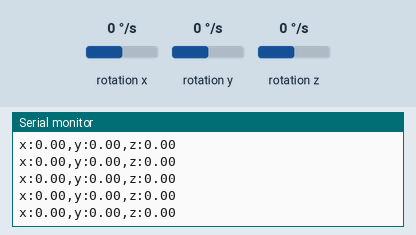
The sketch below on a simulated Arduino Nano 33 IoT. Parts: the last lines printed to the serial monitor. The inputs (shaded band) are chosen by the test bench; at power-on: rotation x 0 °/s, rotation y 0 °/s, rotation z 0 °/s. WiFi joins after 1.5 s; servers stay silent unless stated.

Above: at 2.7 s.
2.8 s: rotation x set to -192 °/s
At 3.79 s:
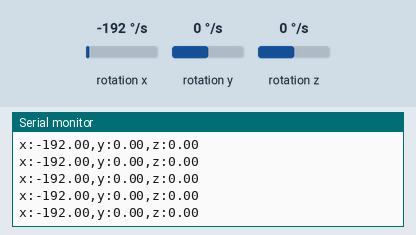
4.3 s: rotation y set to -192 °/s
At 5.1 s:
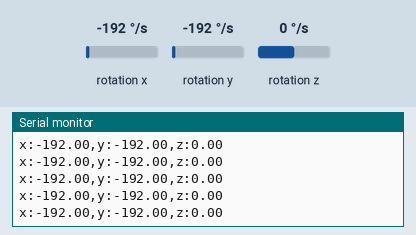
5.8 s: rotation z set to -192 °/s
At 6.14 s:
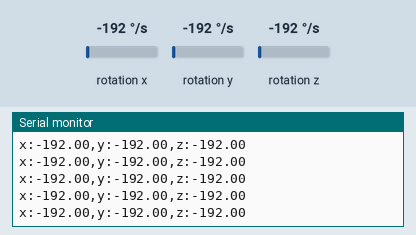

Measured:
- after the input at 2.8 s, the serial monitor: prints a new line at once (image 1)
- after the input at 4.3 s, the serial monitor: prints a new line at once (image 2)
- after the input at 5.8 s, the serial monitor: prints a new line at once (image 3)

The sketch:

wifi_arduino.ino
```cpp
#include <WiFi.h>
#include <Arduino_LSM6DS3.h>
void setup() {
  // Initialize serial port
  Serial.begin(115200);
  while (!Serial);

  // Connect to WiFi network
  WiFi.begin("store", "cody1318");
  while (WiFi.status() != WL_CONNECTED) {
    delay(1000);
    Serial.println("Connecting to WiFi...");
  }

  // Initialize IMU sensor
  if (!IMU.begin()) {
    Serial.println("Failed to initialize IMU!");
    while (1);
  }

  // Print gyroscope sample rate
  Serial.print("Gyroscope sample rate = ");
  Serial.print(IMU.gyroscopeSampleRate());
  Serial.println(" Hz");

  // Print header for gyroscope data
  Serial.println("Gyroscope in degrees/second");
}


void loop() {
  static float x_array[100];
  static float y_array[100];
  static int count = 0;

  if (IMU.gyroscopeAvailable()) {
    float x, y, z;
    IMU.readGyroscope(x, y, z);

    Serial.print("x:");
    Serial.print(x);
    Serial.print(",y:");
    Serial.print(y);
    Serial.print(",z:");
    Serial.println(z);

    // Store x and y values in arrays
    x_array[count] = x;
    y_array[count] = y;
    count++;

    // Wait a bit before reading the sensor again
    delay(20);
  }

  // Send the recorded gyroscope values over WiFi
  if (count >= 100) {
    // Create JSON payload with the gyroscope data
    String payload = "{\"x\":[";
    for (int i = 0; i < 100; i++) {
      payload += String(x_array[i]);
      if (i < 99) {
        payload += ",";
      }
    }
    payload += "],\"y\":[";
    for (int i = 0; i < 100; i++) {
      payload += String(y_array[i]);
      if (i < 99) {
        payload += ",";
      }
    }
    payload += "]}";

    // Send the payload to a remote server using HTTP POST method
    WiFiClient client;
    if (client.connect("server_address", 80)) {
      client.println("POST /endpoint HTTP/1.1");
      client.println("Host: server_address");
      client.println("Content-Type: application/json");
      client.print("Content-Length: ");
      client.println(payload.length());
      client.println();
      client.println(payload);
      client.println();
    }

    // Reset the count and clear the arrays
    count = 0;
    memset(x_array, 0, sizeof(x_array));
    memset(y_array, 0, sizeof(y_array));
  }
}
```
